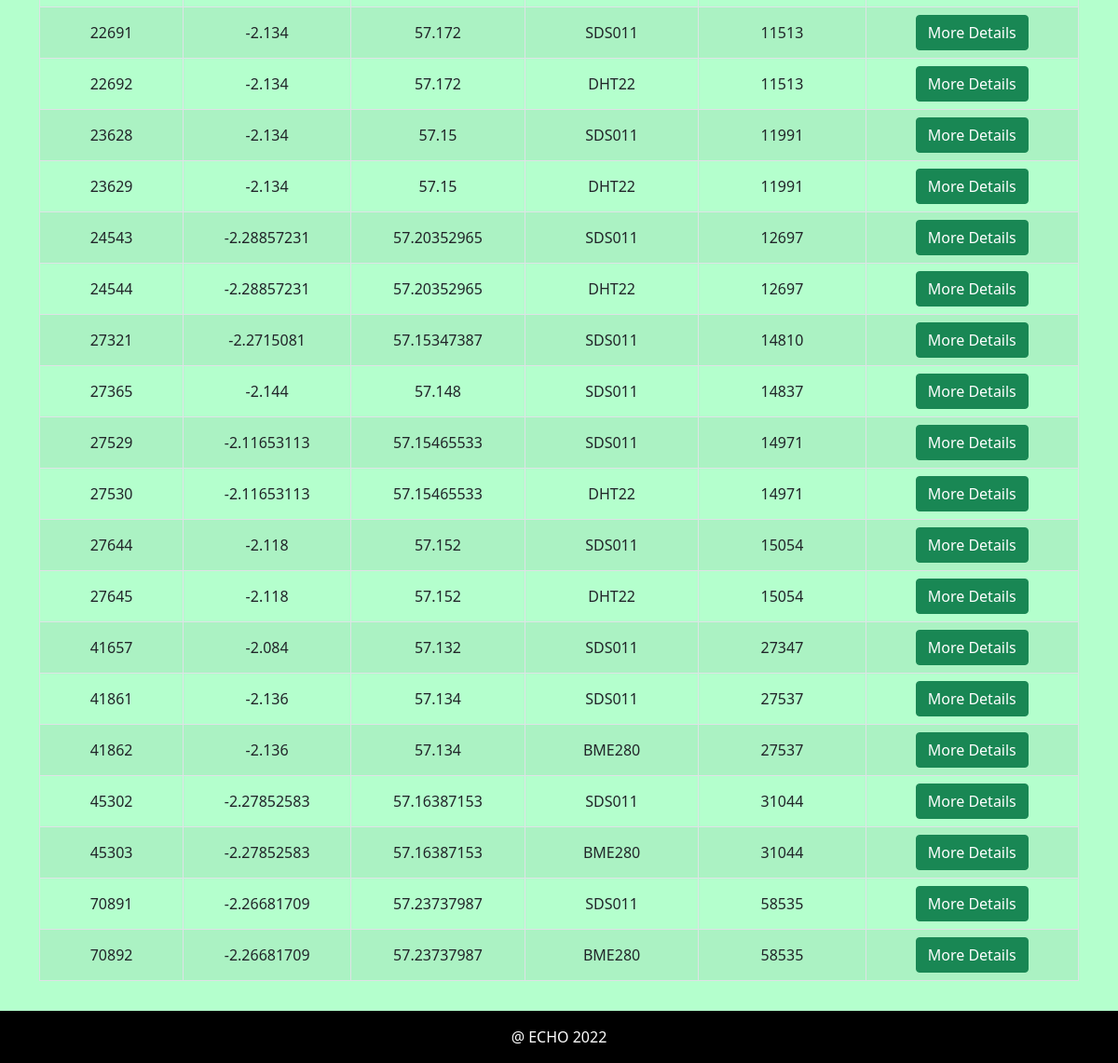
Page /sensorListPage/ (lower part) on the earlier database version.
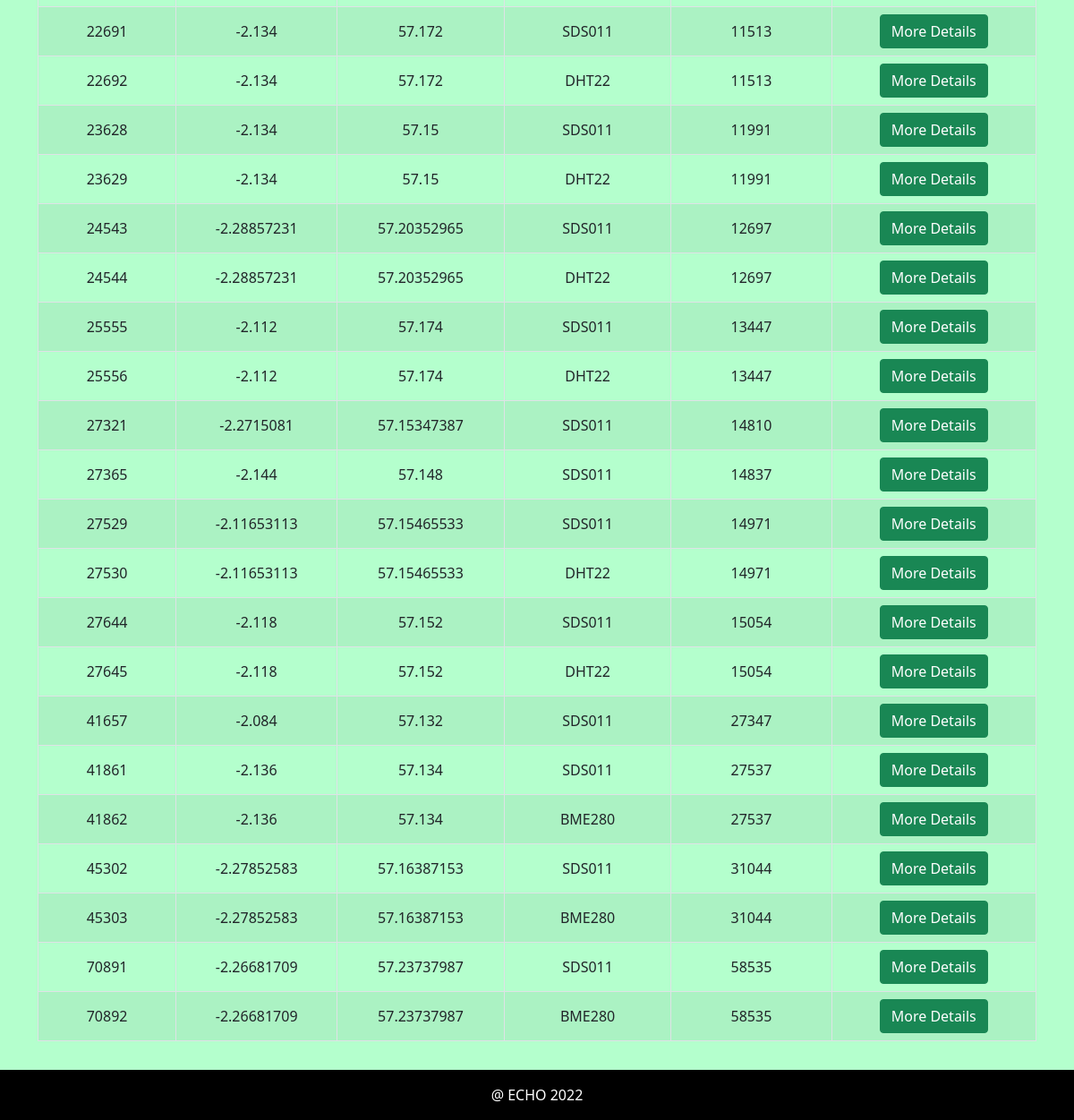
Same page on the later database version.
### airMonitor/models.py (models this page shows)
class sensorList(models.Model):
	sensorID = models.IntegerField(primary_key=True)
	longitude = models.FloatField()
	latitude = models.FloatField()
	sensorType = models.CharField(max_length=200)
	location_id = models.IntegerField()
	class Meta:
		db_table = "sensorList"
		verbose_name = "SensorList"
		verbose_name_plural = "SensorLists"

### airMonitor/views.py (the view, shortened to what this page needs)
# urls.py: path('sensorListPage/', views.listPage, name='listPage'),
def listPage(request):
	sensors = sensorList.objects.all()
	return render(request, 'airMonitor/sensorListPage.html', {'sensors' : sensors})

### airMonitor/templates/airMonitor/sensorListPage.html (shortened to what this page needs)
{% extends 'base.html' %}
{% block content %}
<div class="container my-3">
	<div class="row">
		<div class="col table-responsive">
			<table class="table table-striped table-bordered table-hover align-middle caption-top w-100" style="text-align: center;">
				<tbody>
					{% for sensor in sensors %}
					<tr style="text-align: center;">
						<td> {{sensor.sensorID }} </td>
						<td> {{sensor.longitude}} </td>
						<td> {{sensor.latitude}} </td>
						<td> {{sensor.sensorType}} </td>
						<td> {{sensor.location_id}}</td>
						<td>
							<form method="POST" action="/sensor/">
								<button class="selectButton btn btn-success" id="Selection" name="Selection" value={{ sensor.sensorID }} > More Details </button>
							</form>
						</td>
					</tr>
					{% endfor %}
				</tbody>
			</table>
		</div>
	</div>
</div>
{% endblock %}

### airMonitor/templates/airMonitor/base.html (shortened to what this page needs)
{% load static%}
<!DOCTYPE html>
<html lang="en">
<head>
    <link href="https://cdn.jsdelivr.net/npm/bootstrap@5.1.3/dist/css/bootstrap.min.css" rel="stylesheet">
    <link rel="stylesheet" type="text/css" href="/static/map.css">
	<link href='https://api.mapbox.com/mapbox-gl-js/v2.8.1/mapbox-gl.css' rel='stylesheet' />
</head>
<body class="d-flex flex-column min-vh-100" >
    {% block content %}
    {% endblock %}
</body>
<footer class="mt-auto p-3 text-center text-white" style="background-color: black;">
    @ ECHO 2022
</footer>
</html>

### airMonitor/static/map.css (style rules this page uses)
body { background-color:rgb(180, 255, 205); text-align: center; }
table { border-collapse: collapse; width: 100%; }
th, td { padding: 8px 16px; background:#eee; }

Differences in the rows shown:
added sensorList: sensorID "25555", longitude "-2.112", latitude "57.174", sensorType "SDS011", location_id "13447"
added sensorList: sensorID "25556", longitude "-2.112", latitude "57.174", sensorType "DHT22", location_id "13447"
